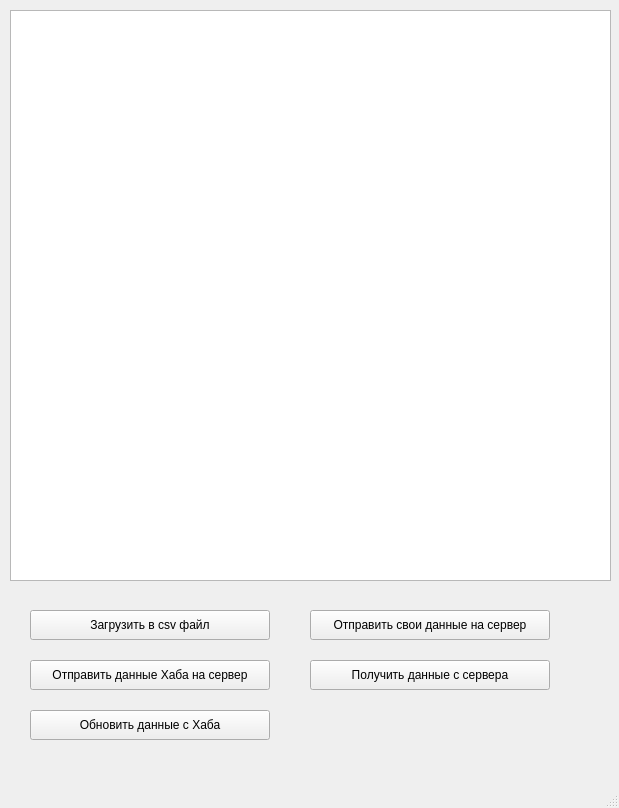
<?xml version="1.0" encoding="UTF-8"?>
<ui version="4.0">
 <class>MainWindow</class>
 <widget class="QMainWindow" name="MainWindow">
  <property name="geometry">
   <rect>
    <x>0</x>
    <y>0</y>
    <width>619</width>
    <height>808</height>
   </rect>
  </property>
  <property name="windowTitle">
   <string>MainWindow</string>
  </property>
  <widget class="QWidget" name="centralwidget">
   <widget class="QTableWidget" name="tableWidget">
    <property name="geometry">
     <rect>
      <x>10</x>
      <y>10</y>
      <width>601</width>
      <height>571</height>
     </rect>
    </property>
   </widget>
   <widget class="QPushButton" name="download_csv">
    <property name="geometry">
     <rect>
      <x>30</x>
      <y>610</y>
      <width>240</width>
      <height>30</height>
     </rect>
    </property>
    <property name="font">
     <font>
      <stylestrategy>PreferDefault</stylestrategy>
     </font>
    </property>
    <property name="text">
     <string>Загрузить в csv файл</string>
    </property>
   </widget>
   <widget class="QPushButton" name="send_data">
    <property name="geometry">
     <rect>
      <x>30</x>
      <y>660</y>
      <width>240</width>
      <height>30</height>
     </rect>
    </property>
    <property name="text">
     <string>Отправить данные Хаба на сервер</string>
    </property>
   </widget>
   <widget class="QPushButton" name="update_hab_data">
    <property name="geometry">
     <rect>
      <x>30</x>
      <y>710</y>
      <width>240</width>
      <height>30</height>
     </rect>
    </property>
    <property name="text">
     <string>Обновить данные с Хаба</string>
    </property>
   </widget>
   <widget class="QPushButton" name="data_to_server">
    <property name="geometry">
     <rect>
      <x>310</x>
      <y>610</y>
      <width>240</width>
      <height>30</height>
     </rect>
    </property>
    <property name="text">
     <string>Отправить свои данные на сервер</string>
    </property>
   </widget>
   <widget class="QPushButton" name="get_data_from_server">
    <property name="geometry">
     <rect>
      <x>310</x>
      <y>660</y>
      <width>240</width>
      <height>30</height>
     </rect>
    </property>
    <property name="text">
     <string>Получить данные с сервера</string>
    </property>
   </widget>
  </widget>
  <widget class="QMenuBar" name="menubar">
   <property name="geometry">
    <rect>
     <x>0</x>
     <y>0</y>
     <width>619</width>
     <height>26</height>
    </rect>
   </property>
  </widget>
  <widget class="QStatusBar" name="statusbar"/>
 </widget>
 <resources/>
 <connections/>
</ui>
